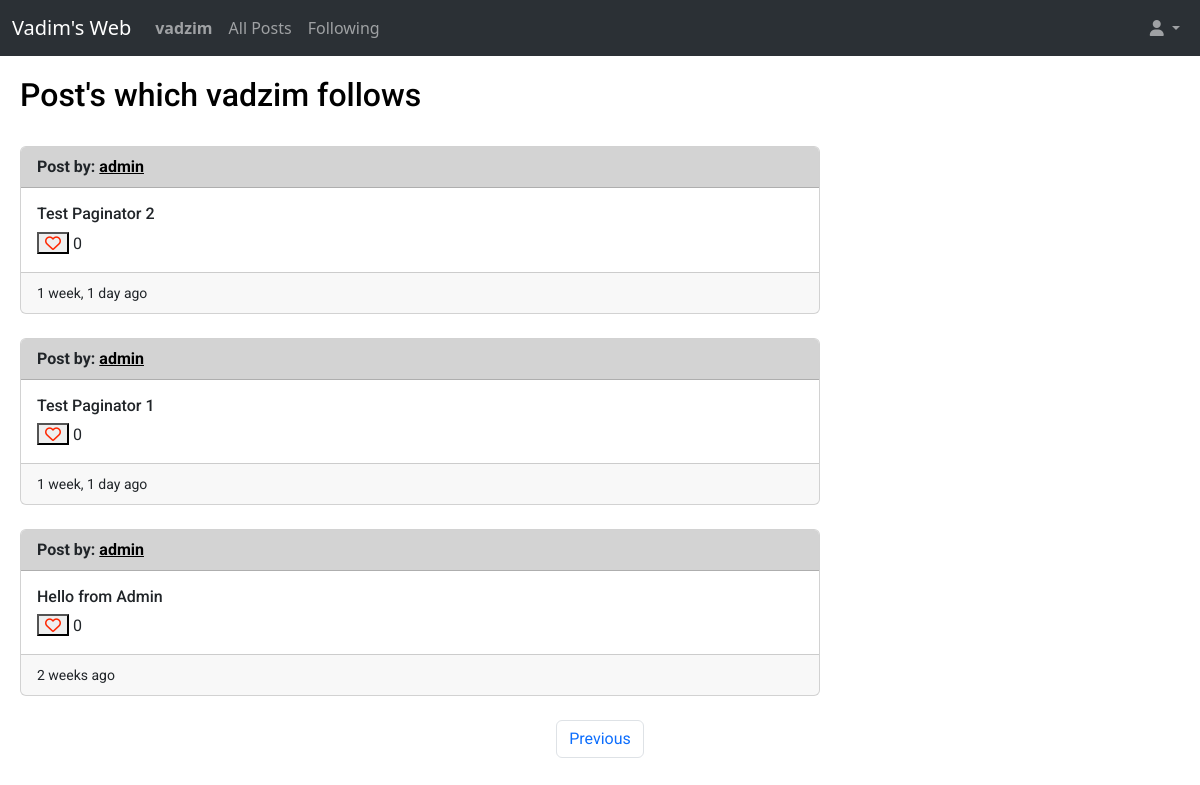
Screenshot of /myfollowing?page=2 (signed in) with the database file from the repository.
### web/models.py (models this page shows, shortened)
class User(AbstractUser):
    number_of_followers = models.IntegerField(default=0)
    number_of_following = models.IntegerField(default=0)
    def __str__(self):
        return f"{self.username}"

class Post(models.Model):
    user = models.ForeignKey(User, on_delete=models.CASCADE, related_name='post_user')
    content = models.CharField(max_length=140)
    creation_date = models.DateTimeField(auto_now_add=True, blank=True)
    number_of_likes = models.IntegerField(default=0)
    comments = models.ManyToManyField('Comments', blank=True, related_name="comments")

### web/views.py (the view)
# urls.py: path("myfollowing", views.myfollowing, name="myfollowing"),
def myfollowing(request):
    current_user = request.user
    followingpeople = Follow.objects.filter(follower=current_user)
    allposts = Post.objects.all().order_by('id').reverse()
    followingpost = []
    for post in allposts:
        for person in followingpeople:
            if person.followed == post.user:
                followingpost.append(post)
    whoyoulike = []
    all_likes = Like.objects.all()
    for like in all_likes:
        if like.user == current_user:
            whoyoulike.append(like.post.id)
    paginator = Paginator(followingpost, 10)
    page_namber = request.GET.get('page')
    page_obj = paginator.get_page(page_namber)
    return render(request, "web/myfollowing.html", {
            "allposts": page_obj,
            "current_user": current_user,
            "whoyoulike": whoyoulike
        })

### web/templates/web/myfollowing.html (shortened to what this page needs)
{% extends "web/layout.html" %}
{% load humanize %}
{% block body %}
    <h2>Post's which {{ current_user }} follows</h2>
    <br>
    {% for post in allposts %}
        <div class="card" style="max-width: 50rem;">
            <div style="background-color:lightgray;" class="card-header">
                <strong>Post by: <a style="color: black;" href="{% url 'profileforuserid' post.user.id %}">{{ post.user }}</a></strong>
            </div>
            <div class="card-body">
                <h6 class="card-title">{{ post.content }}</h6>
                {% if user.is_authenticated %}
                    {% if post.id in whoyoulike %}
                        <button class="fa-solid fa-heart" style="color: #ff2600;" onclick="likeHandler({{ post.id }}, {{ whoyoulike }})" id="{{ post.id }}"> </button><span id="like_number{{ post.id }}"> {{ post.number_of_likes }}</span>
                    {% else %}
                        <button class="fa-regular fa-heart" style="color: #ff2600;" onclick="likeHandler({{ post.id }}, {{ whoyoulike }})" id="{{ post.id }}"> </button> <span id="like_number{{ post.id }}">{{ post.number_of_likes }}</span>
                            {% endif %}
                {% else %}
                    <a href="{% url 'login' %}" class="fa-regular fa-heart" style="color: #ff2600; text-decoration: none;" ></a><span> {{ post.number_of_likes }}</span>
                {% endif %}
            </div>
            <div class="card-footer">
                <small>{{ post.creation_date|naturaltime }}</small>
            </div>
        </div>
        <br>
    {% endfor %}
    <nav aria-label="Page navigation example">
        <ul class="pagination d-flex justify-content-center">
            {% if allposts.has_previous %}
                <li class="page-item"><a class="page-link" href="?page={{ allposts.previous_page_number }}">Previous</a></li>
            {% endif %}
        </ul>
      </nav>
{% endblock %}

### web/templates/web/layout.html (shortened to what this page needs)
{% load static %}
<!DOCTYPE html>
<html lang="en">
<head>
    <link href="https://cdn.jsdelivr.net/npm/bootstrap@5.3.0-alpha3/dist/css/bootstrap.min.css" rel="stylesheet">
    <link href="{% static 'web/styles.css' %}" rel="stylesheet">
</head>
<body>
    <nav class="navbar bg-dark navbar-expand-lg bg-body-tertiary" data-bs-theme="dark">
        <div class="container-fluid">
          <div class="navbar-brand">Vadim's Web</div>
          <div class="collapse navbar-collapse" id="navbarSupportedContent">
            <ul class="navbar-nav me-auto mb-2 mb-lg-0">
                {% if user.is_authenticated %}
                    <li class="nav-item">
                        <a class="nav-link" href="{% url 'userprofile' %}"><strong>{{ user.username }}</strong></a>
                    </li>
                {% endif %}
                <li class="nav-item">
                    <a class="nav-link"  href="{% url 'index' %}">All Posts</a>
                </li>
                {% if user.is_authenticated %}
                    <li class="nav-item">
                        <a class="nav-link" href="{% url 'myfollowing' %}">Following</a>
                    </li>
                {% endif %}
            </ul>
            <ul class="navbar-nav ms-auto mb-2 mb-lg-0">
                <li class="nav-item dropdown">
                    <a class="nav-link dropdown-toggle" href="#" role="button" data-bs-toggle="dropdown" aria-expanded="false">
                        <i class="fa-solid fa-user"></i>
                    </a>
                  </li>
            </ul>
          </div>
        </div>
      </nav>
    <div class="body">
        {% block body %}
        {% endblock %}
    </div>
</body>
</html>

### web/static/web/styles.css (style rules this page uses)
html { font-size: 16px; }
.body { margin: 20px; font-family: 'Roboto', sans-serif; font-size: 16px; font-weight: 400; color: black; background-color: white; min-width: 320px; }

### rows the page displays
User: username "vadzim"
Post: user "admin", content "Test Paginator 2", number_of_likes "0", creation_date "1 week, 1 day ago"
Post: user "admin", content "Test Paginator 1", number_of_likes "0", creation_date "1 week, 1 day ago"
Post: user "admin", content "Hello from Admin", number_of_likes "0", creation_date "2 weeks ago"
